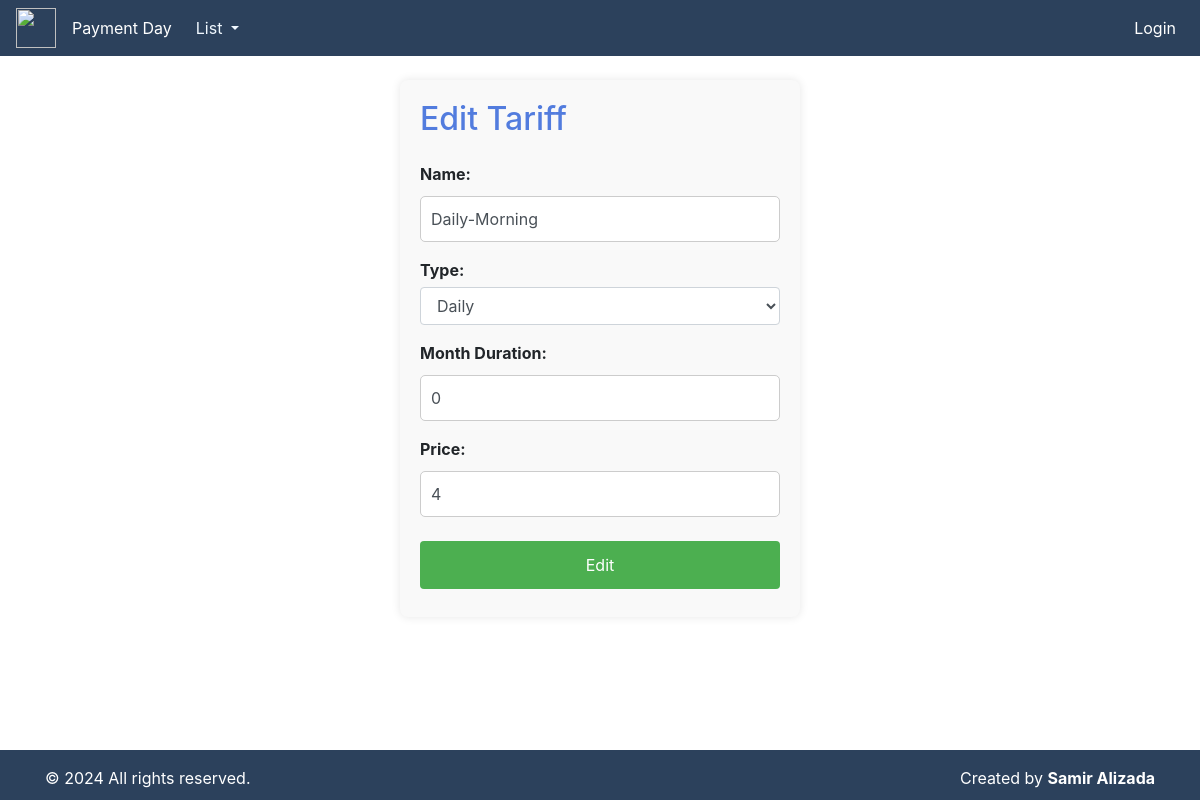
The app's page /update-tariffs/1/ with its own data.
### fitness/models.py (models this page shows, shortened)
class Tariffs(models.Model):
    PRICING_TYPE_CHOICES = [
        ('Daily', 'Daily'),
        ('Monthly', 'Monthly'),
    ]
    name = models.CharField(max_length=30, null=True)
    type = models.CharField(max_length=10, choices=PRICING_TYPE_CHOICES)
    month_duration = models.IntegerField(null=True, blank=True)
    price = models.IntegerField()

### fitness/views.py (the view)
# urls.py: path('update-tariffs/<int:pk>/', update_tariffs, name='update_tariffs'),
def update_tariffs(request, pk):
    tariffs = get_object_or_404(Tariffs, pk=pk)
    form = TariffsForm(instance=tariffs)
    if request.method == 'POST':
        form = TariffsForm(request.POST, instance=tariffs)
        if form.is_valid():
            form.save()
            return redirect('tariffs_panel')
    return render(request, 'tariffs/update_tariffs.html', {'form': form})

### fitness/forms.py (shortened to what this page needs)
class TariffsForm(forms.ModelForm):
    class Meta:
        model = Tariffs
        fields = ['name', 'type', 'month_duration', 'price']
        widgets = {
            'name': forms.TextInput(attrs={'class': 'form-control'}),
            'type': forms.Select(attrs={'class': 'form-control'}),
            'month_duration': forms.NumberInput(attrs={'class': 'form-control'}),
            'price': forms.NumberInput(attrs={'class': 'form-control'}),
        }

### templates/tariffs/update_tariffs.html (shortened to what this page needs)
{% extends 'index.html' %}
{% block content %}
<div class="container mt-4">
<form method="post">
    <h2 class="mb-4" style="color: rgb(82, 124, 222);">Edit Tariff</h2>
    <div class="form-group">
        <label for="id_name">Name:</label>
        {{ form.name }}
    </div>
    <div class="form-group">
        <label for="id_type">Type:</label>
        {{ form.type }}
    </div>
    <div class="form-group">
        <label for="id_month_duration">Month Duration:</label>
        {{ form.month_duration }}
    </div>
    <div class="form-group">
        <label for="id_price">Price:</label>
        {{ form.price }}
    </div>
    <button type="submit" class="btn btn-primary">Edit</button>
</form>
</div>
{% endblock %}

### templates/tariffs/update_tariffs.html (style rules this page uses)
form { max-width: 400px; margin: 0 auto; padding: 20px; background: #f9f9f9; border-radius: 8px; box-shadow: 0 0 10px rgba(0, 0, 0, 0.1); }
input[type="text"], input[type="date"], input[type="number"] { width: 100%; padding: 10px; margin: 5px 0; border: 1px solid #ccc; border-radius: 5px; box-sizing: border-box; }
button[type="submit"] { background-color: #4CAF50; color: white; padding: 12px 20px; margin: 8px 0; border: none; border-radius: 4px; cursor: pointer; width: 100%; }
label { font-weight: bold; margin-bottom: 5px; }

### records on screen
Tariffs: name "Daily-Morning", type "Daily", month_duration "0", price "4"
